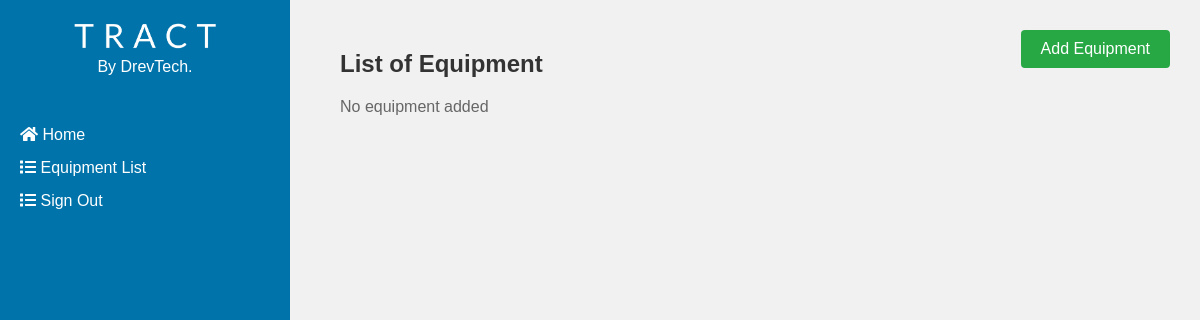
Before: /equipment (signed in) with the older database file.
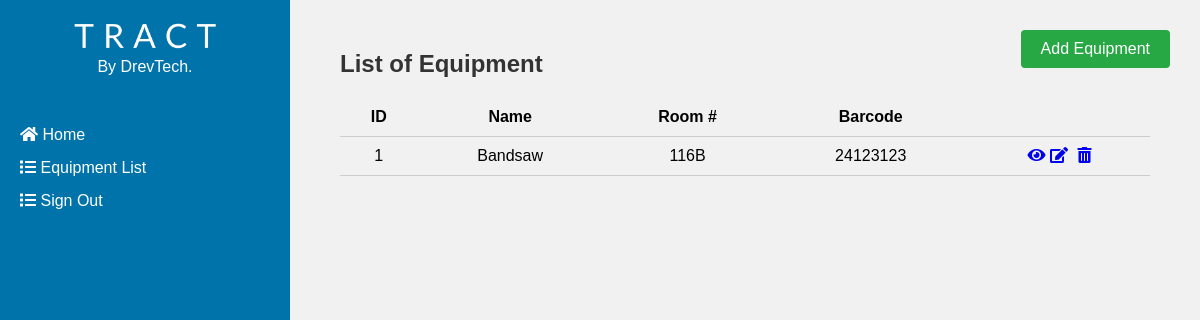
After: the same page with the newer database file.
### models.py (models this page shows, shortened)
class Equipment(Base):
    __tablename__ = 'equipment'
    id = Column(Integer, primary_key=True)
    name = Column(String(80), nullable=False)
    room = Column(String(80), nullable=False)
    barcode = Column(String(120), unique=True, nullable=False)
    manual_id = Column(Integer, ForeignKey('manual.id'), nullable=True)
    is_active = Column(Boolean, default=True, nullable=True)

### app.py (the view)
    @app.route('/equipment')
    @login_required
    def list_equipment():
        equipment = Equipment.query.all()
        return render_template('list_equipment.html', equipment=equipment)

### templates/list_equipment.html (shortened to what this page needs)
<!DOCTYPE html>
{% import 'wtf.html' as wtf %}
<html>
<head>
</head>
<body>
{% extends 'basee.html' %}
{% block content %}
<div class="squeeze">
<h1>List of Equipment</h1>
<div class="table-container">
{% if equipment %}
<table>
  <thead>
    <tr>
      <th>ID</th>
      <th>Name</th>
      <th>Room #</th>
      <th>Barcode</th>
      <th></th>
    </tr>
  </thead>
  <tbody>
    {% for equip in equipment %}
      <tr>
        <td>{{ equip.id }}</td>
        <td>{{ equip.name }}</td>
        <td>{{ equip.room }}</td>
        <td>{{ equip.barcode }}</td>
        <td>
          <a href="{{ url_for('view_equipment', id=equip.id) }}"><i class="fas fa-eye"></i></a>
          <a href="{{ url_for('edit_equipment', id=equip.id) }}"><i class="fas fa-edit"></i></a>
          <a href="#" class="delete-button" onclick="event.preventDefault(); if (confirmDelete()) document.getElementById('delete-form-{{ equip.id }}').submit();"><i class="fas fa-trash-alt"></i></a>
        </td>
      </tr>
    {% endfor %}
  </tbody>
</table>
{% else %}
<p>No equipment added</p>
{% endif %}
</div>
<a href="{{ url_for('new_equipment') }}" class="add-button">Add Equipment</a>
</div>
{% endblock %}

### templates/basee.html (shortened to what this page needs)
<!DOCTYPE html>
{% import 'wtf.html' as wtf %}
<html>
<head>
    <link rel="stylesheet" href="{{ url_for('static', filename='styles.css') }}">
    <link rel="stylesheet" href="https://cdnjs.cloudflare.com/ajax/libs/font-awesome/5.15.3/css/all.min.css">
</head>
<body>
    <div class="container">
        <div class="sidebar">
            <div class="logo">
                <img src="{{ url_for('static', filename='images/tractwhite.png') }}" alt="Logo">
            </div>
            <p class="drevtech">By DrevTech.</p>
            <a href="{{ url_for('home') }}"><i class="fas fa-home"></i> Home</a>
            <a href="{{ url_for('list_equipment') }}"><i class="fas fa-list"></i>  Equipment List</a>
            <a href="{{ url_for('logout') }}"><i class="fas fa-list"></i>  Sign Out</a>
        </div>
        <div class="content">
            {% block content %}
            {% endblock %}
        </div>
    </div>
</body>
</html>

### static/styles.css (style rules this page uses)
body { font-family: Arial, sans-serif; margin: 0; padding: 0; min-height: 100vh; display: flex; flex-direction: column; }
.container { flex: 1; display: flex; }
.sidebar { width: 250px; background-color: #0073aa; padding: 20px; color: #fff; flex-shrink: 0; }
.logo { display: flex; justify-content: center; align-items: center; flex: 0 0 auto; width: auto; }
.drevtech { margin-top: 5px; color: white; margin-bottom: 50px; text-align: center; }
.sidebar a { display: block; margin-bottom: 15px; color: #fff; text-decoration: none; }
.content { flex: 1; padding: 20px; background-color: #f1f1f1; }
table { width: 100%; border-collapse: collapse; }
table th, table td { padding: 10px; text-align: center; border-bottom: 1px solid #ccc; }
table th { background-color: #f1f1f1; }
.table-container { margin-top: 20px; position: relative; }
.squeeze { margin: 30px; }
.add-button { position: absolute; top: 0; right: 0; margin: 10px; padding: 10px 20px; background-color: #2ecc71; color: #fff; text-decoration: none; }
h1 { color: #333; font-size: 24px; margin-bottom: 10px; }
p { color: #666; margin-bottom: 10px; }
img { max-width: 200px; }
.add-button { display: flex; margin: 30px; padding: 10px 20px; background-color: #28a745; color: #fff; text-decoration: none; border-radius: 4px; }

### templates/list_equipment.html (style rules this page uses)
.delete-button { margin-left: 5px; }

Changed rows visible on the page:
added Equipment: id "1", name "Bandsaw", room "116B", barcode "24123123"
Other visible differences:
text no longer shown: "No equipment added"
text now shown: "ID Name Room # Barcode"
